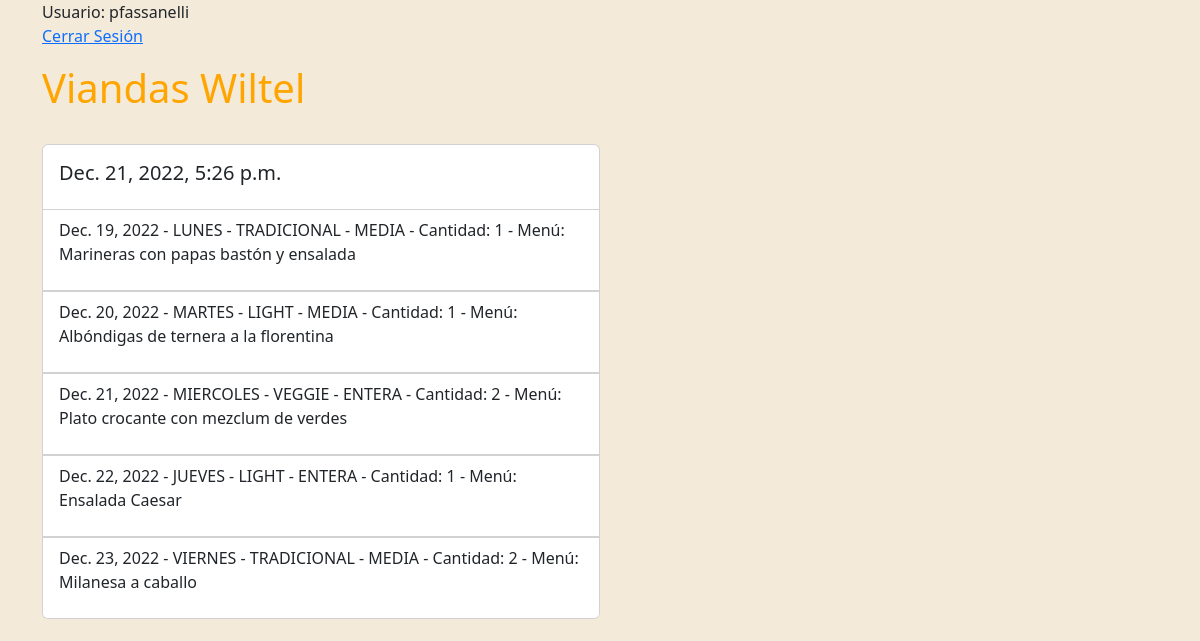
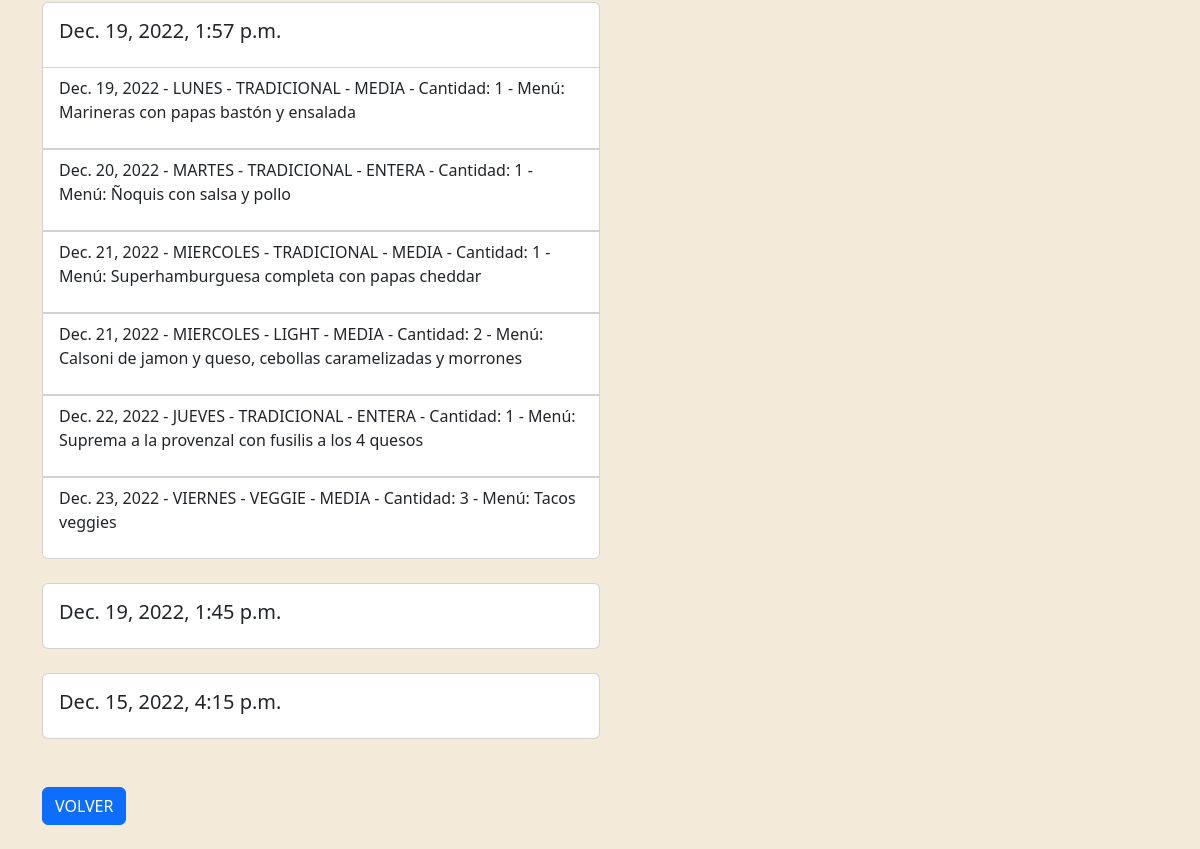
/pedidos/historial (signed in), run on an earlier commit of the app's database (2 pictures, top to bottom).
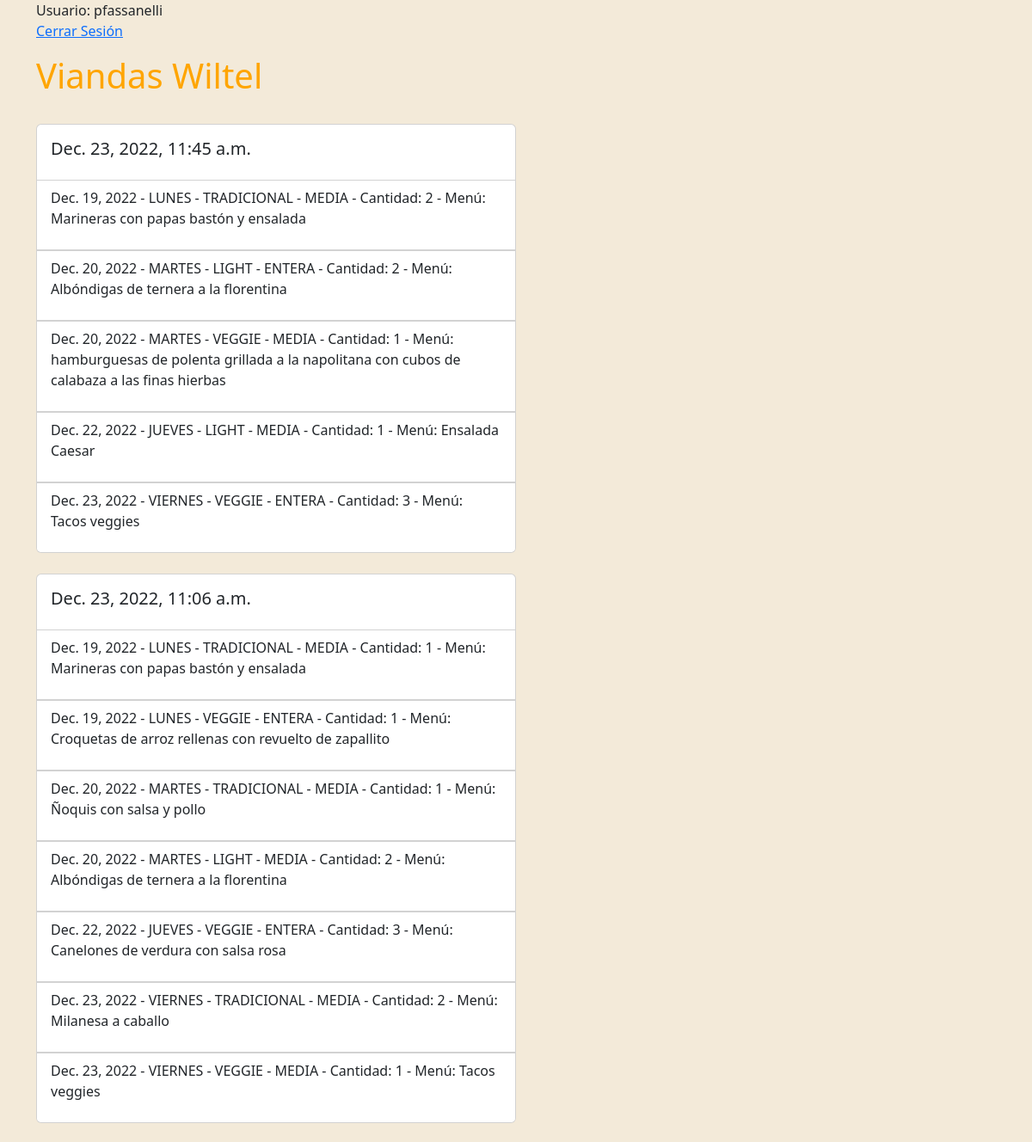
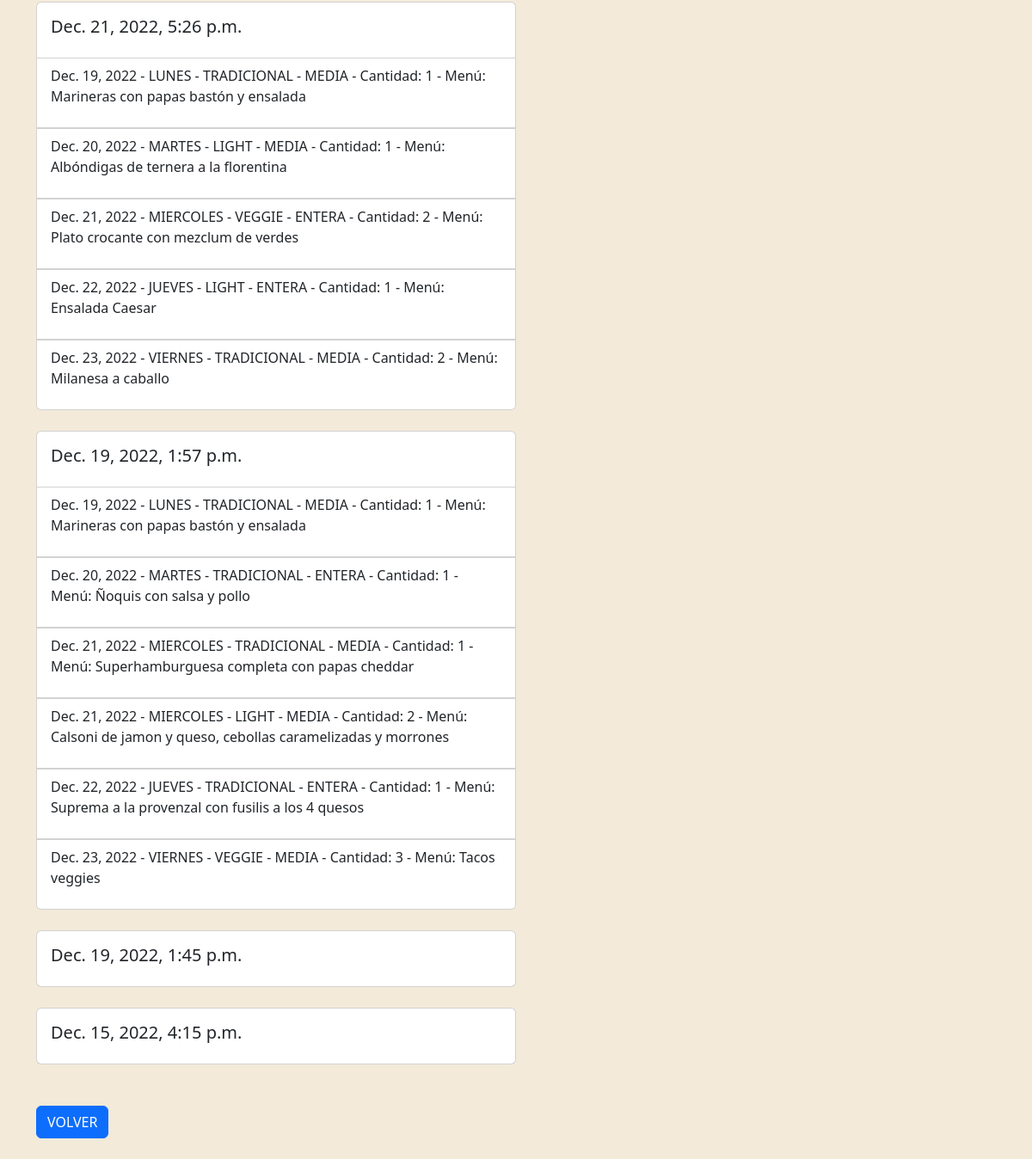
And on a later commit of the database (2 pictures, top to bottom).
### pedidos/models.py (models this page shows, shortened)
class Pedido(models.Model):
    user = models.ForeignKey(User,on_delete=models.CASCADE)
    created_at = models.DateTimeField(auto_now_add=True)
    total = models.IntegerField(default=0)
    Estados = (
        ('ACTIVO', 'Activo'),
        ('INACTIVO', 'Inactivo')
    )
    estado = models.CharField(choices= Estados, max_length=20, null = True)
    class Meta:
        db_table = 'pedidos'
        verbose_name = 'pedido'
        verbose_name_plural = 'pedidos'
        ordering = ['id']

class LineaPedido(models.Model):
    user = models.ForeignKey(User, on_delete=models.CASCADE)
    vianda_tamaño = models.ForeignKey(ViandaTamaño, on_delete=models.CASCADE)
    pedido = models.ForeignKey(Pedido, on_delete=models.CASCADE)
    cantidad = models.IntegerField(default=1)
    created_at = models.DateTimeField(auto_now_add=True)
    class Meta:
        db_table = 'lineapedidos'
        verbose_name = 'Linea Pedido'
        verbose_name_plural = 'Lineas Pedidos'
        ordering = ['id']

### Cometela/models.py (models this page shows, shortened)
class ViandaTamaño(models.Model):
    vianda = models.ForeignKey(Vianda, on_delete=models.CASCADE)
    tamaño = models.ForeignKey(Tamaño, on_delete=models.CASCADE)

class Vianda(models.Model):
    DIAS = (
        ('LUNES', 'Lunes'),
        ('MARTES', 'Martes'),
        ('MIERCOLES', 'Miercoles'),
        ('JUEVES', 'Jueves'),
        ('VIERNES', 'Viernes')
    )
    dia = models.CharField(choices= DIAS, null=False, max_length=20)
    fecha = models.DateField(null=True)
    descripcion = models.CharField(max_length=250)
    Estados = (
        ('ACTIVA', 'Activa'),
        ('INACTIVA', 'Inactiva')
    )
    estado = models.CharField(choices= Estados, max_length=20, null = True)
    Tipos = (
        ('TRADICIONAL', 'Tradicional'),
        ('VEGGIE', 'Veggie'),
        ('LIGHT', 'Light')
    )
    tipo = models.CharField(choices= Tipos, max_length=20)

class Tamaño(models.Model):
    Tamaños = (
        ('MEDIA', 'Media'),
        ('ENTERA', 'Entera')
    )
    tamaño = models.CharField(choices= Tamaños, max_length=20, null=True)
    precio = models.IntegerField(default=0)
    Estados = (
        ('ACTIVA', 'Activa'),
        ('INACTIVA', 'Inactiva')
    )
    estado = models.CharField(choices= Estados, max_length=20, null = True)

### pedidos/views.py (the view)
# urls.py: path('historial', views.mostrar_pedidos, name="mostrar_pedidos"),
def mostrar_pedidos(request):
    pedidos = Pedido.objects.order_by('-created_at').filter(user = request.user)
    lineas_pedidos = LineaPedido.objects.filter(user = request.user)
    return render(request, 'historial.html', {'lista_pedidos': pedidos, 'lista_lineas_pedidos': lineas_pedidos})

### Cometela/context_processor.py (called while the page is built)
def total_carrito(request):
    total = 0
    if request.user.is_authenticated:
        if "carrito" in request.session.keys():
            for key, value in request.session["carrito"].items():
                total += int(value["acumulado"])
    return {"total_carrito": total}

### Cometela/templates/historial.html
{% extends 'base.html' %}
{% block contents %}
<div class="justify-content-center">
    {% for pedido in lista_pedidos %}
    <div class="card mt-4 mb-4" style="width: 50%;">
        <div class="card-body">
            <h5 class="card-title">{{pedido.created_at}}</h5>
        </div>
        {% for linea in lista_lineas_pedidos %}
        {% if linea.pedido == pedido %}
        <ul class="list-group list-group-flush">
            <li class="list-group-item">
                <p>
                    {{linea.vianda_tamaño.vianda.fecha}} - {{linea.vianda_tamaño.vianda.dia}} - {{linea.vianda_tamaño.vianda.tipo}} - {{linea.vianda_tamaño.tamaño.tamaño}} - Cantidad: {{linea.cantidad}} - Menú: {{linea.vianda_tamaño.vianda.descripcion}}
                </p>
            </li>
        </ul>
        {% endif %}
        {% endfor %}
    </div>
    {% endfor %}
    <a href="{% url 'Tienda' %}" class="btn btn-primary mt-4 mb-4">VOLVER</a>
</div>
{% endblock %}

### Cometela/templates/base.html (shortened to what this page needs)
{% load static %}
<!DOCTYPE html>
<html lang="en">
<head>
    <link rel="stylesheet" href="{% static 'bootstrap/css/bootstrap.min.css' %}">
    <link rel="stylesheet" href="{% static 'css/estilos.css' %}">
</head>
<body>
    <div class="container">
        <div>
            {% if user.is_authenticated %}
            Usuario: {{user.username}}
            <p><a href="{% url 'cerrar_sesion' %}">Cerrar Sesión</a></p>
            {% endif %}
        </div>
        <div class="row">
            <div class="col-12 align-self-center"><a href="{% url 'Tienda' %} " style="text-decoration: none"><h1>Viandas Wiltel</h1></a></div>
        </div>
         {% block contents %}
         {% endblock %}
    </div>
</body>
</html>

### Cometela/static/css/estilos.css (style rules this page uses)
body { margin:0; padding: 0; box-sizing: border-box; background-color: rgb(243, 234, 217); }
h1 { color: orange; }

What changed in the data, as far as the page shows it:
added Pedido: created_at "Dec. 23, 2022, 11:45 a.m."
added LineaPedido: vianda_tamaño.vianda.fecha "Dec. 19, 2022", vianda_tamaño.vianda.dia "LUNES", vianda_tamaño.vianda.tipo "TRADICIONAL", vianda_tamaño.tamaño.tamaño "MEDIA", cantidad "2", vianda_tamaño.vianda.descripcion "Marineras con papas bastón y ensalada", shown under "Dec. 23, 2022, 11:45 a.m."
added LineaPedido: vianda_tamaño.vianda.fecha "Dec. 20, 2022", vianda_tamaño.vianda.dia "MARTES", vianda_tamaño.vianda.tipo "LIGHT", vianda_tamaño.tamaño.tamaño "ENTERA", cantidad "2", vianda_tamaño.vianda.descripcion "Albóndigas de ternera a la florentina", shown under "Dec. 23, 2022, 11:45 a.m."
added LineaPedido: vianda_tamaño.vianda.fecha "Dec. 20, 2022", vianda_tamaño.vianda.dia "MARTES", vianda_tamaño.vianda.tipo "VEGGIE", vianda_tamaño.tamaño.tamaño "MEDIA", cantidad "1", vianda_tamaño.vianda.descripcion "hamburguesas de polenta grillada a la napolitana con cubos de calabaza a las finas hierbas", shown under "Dec. 23, 2022, 11:45 a.m."
added LineaPedido: vianda_tamaño.vianda.fecha "Dec. 22, 2022", vianda_tamaño.vianda.dia "JUEVES", vianda_tamaño.vianda.tipo "LIGHT", vianda_tamaño.tamaño.tamaño "MEDIA", cantidad "1", vianda_tamaño.vianda.descripcion "Ensalada Caesar", shown under "Dec. 23, 2022, 11:45 a.m."
added LineaPedido: vianda_tamaño.vianda.fecha "Dec. 23, 2022", vianda_tamaño.vianda.dia "VIERNES", vianda_tamaño.vianda.tipo "VEGGIE", vianda_tamaño.tamaño.tamaño "ENTERA", cantidad "3", vianda_tamaño.vianda.descripcion "Tacos veggies", shown under "Dec. 23, 2022, 11:45 a.m."
added Pedido: created_at "Dec. 23, 2022, 11:06 a.m."
added LineaPedido: vianda_tamaño.vianda.fecha "Dec. 19, 2022", vianda_tamaño.vianda.dia "LUNES", vianda_tamaño.vianda.tipo "TRADICIONAL", vianda_tamaño.tamaño.tamaño "MEDIA", cantidad "1", vianda_tamaño.vianda.descripcion "Marineras con papas bastón y ensalada", shown under "Dec. 23, 2022, 11:06 a.m."
added LineaPedido: vianda_tamaño.vianda.fecha "Dec. 19, 2022", vianda_tamaño.vianda.dia "LUNES", vianda_tamaño.vianda.tipo "VEGGIE", vianda_tamaño.tamaño.tamaño "ENTERA", cantidad "1", vianda_tamaño.vianda.descripcion "Croquetas de arroz rellenas con revuelto de zapallito", shown under "Dec. 23, 2022, 11:06 a.m."
added LineaPedido: vianda_tamaño.vianda.fecha "Dec. 20, 2022", vianda_tamaño.vianda.dia "MARTES", vianda_tamaño.vianda.tipo "TRADICIONAL", vianda_tamaño.tamaño.tamaño "MEDIA", cantidad "1", vianda_tamaño.vianda.descripcion "Ñoquis con salsa y pollo", shown under "Dec. 23, 2022, 11:06 a.m."
added LineaPedido: vianda_tamaño.vianda.fecha "Dec. 20, 2022", vianda_tamaño.vianda.dia "MARTES", vianda_tamaño.vianda.tipo "LIGHT", vianda_tamaño.tamaño.tamaño "MEDIA", cantidad "2", vianda_tamaño.vianda.descripcion "Albóndigas de ternera a la florentina", shown under "Dec. 23, 2022, 11:06 a.m."
added LineaPedido: vianda_tamaño.vianda.fecha "Dec. 22, 2022", vianda_tamaño.vianda.dia "JUEVES", vianda_tamaño.vianda.tipo "VEGGIE", vianda_tamaño.tamaño.tamaño "ENTERA", cantidad "3", vianda_tamaño.vianda.descripcion "Canelones de verdura con salsa rosa", shown under "Dec. 23, 2022, 11:06 a.m."
added LineaPedido: vianda_tamaño.vianda.fecha "Dec. 23, 2022", vianda_tamaño.vianda.dia "VIERNES", vianda_tamaño.vianda.tipo "TRADICIONAL", vianda_tamaño.tamaño.tamaño "MEDIA", cantidad "2", vianda_tamaño.vianda.descripcion "Milanesa a caballo", shown under "Dec. 23, 2022, 11:06 a.m."
added LineaPedido: vianda_tamaño.vianda.fecha "Dec. 23, 2022", vianda_tamaño.vianda.dia "VIERNES", vianda_tamaño.vianda.tipo "VEGGIE", vianda_tamaño.tamaño.tamaño "MEDIA", cantidad "1", vianda_tamaño.vianda.descripcion "Tacos veggies", shown under "Dec. 23, 2022, 11:06 a.m."
